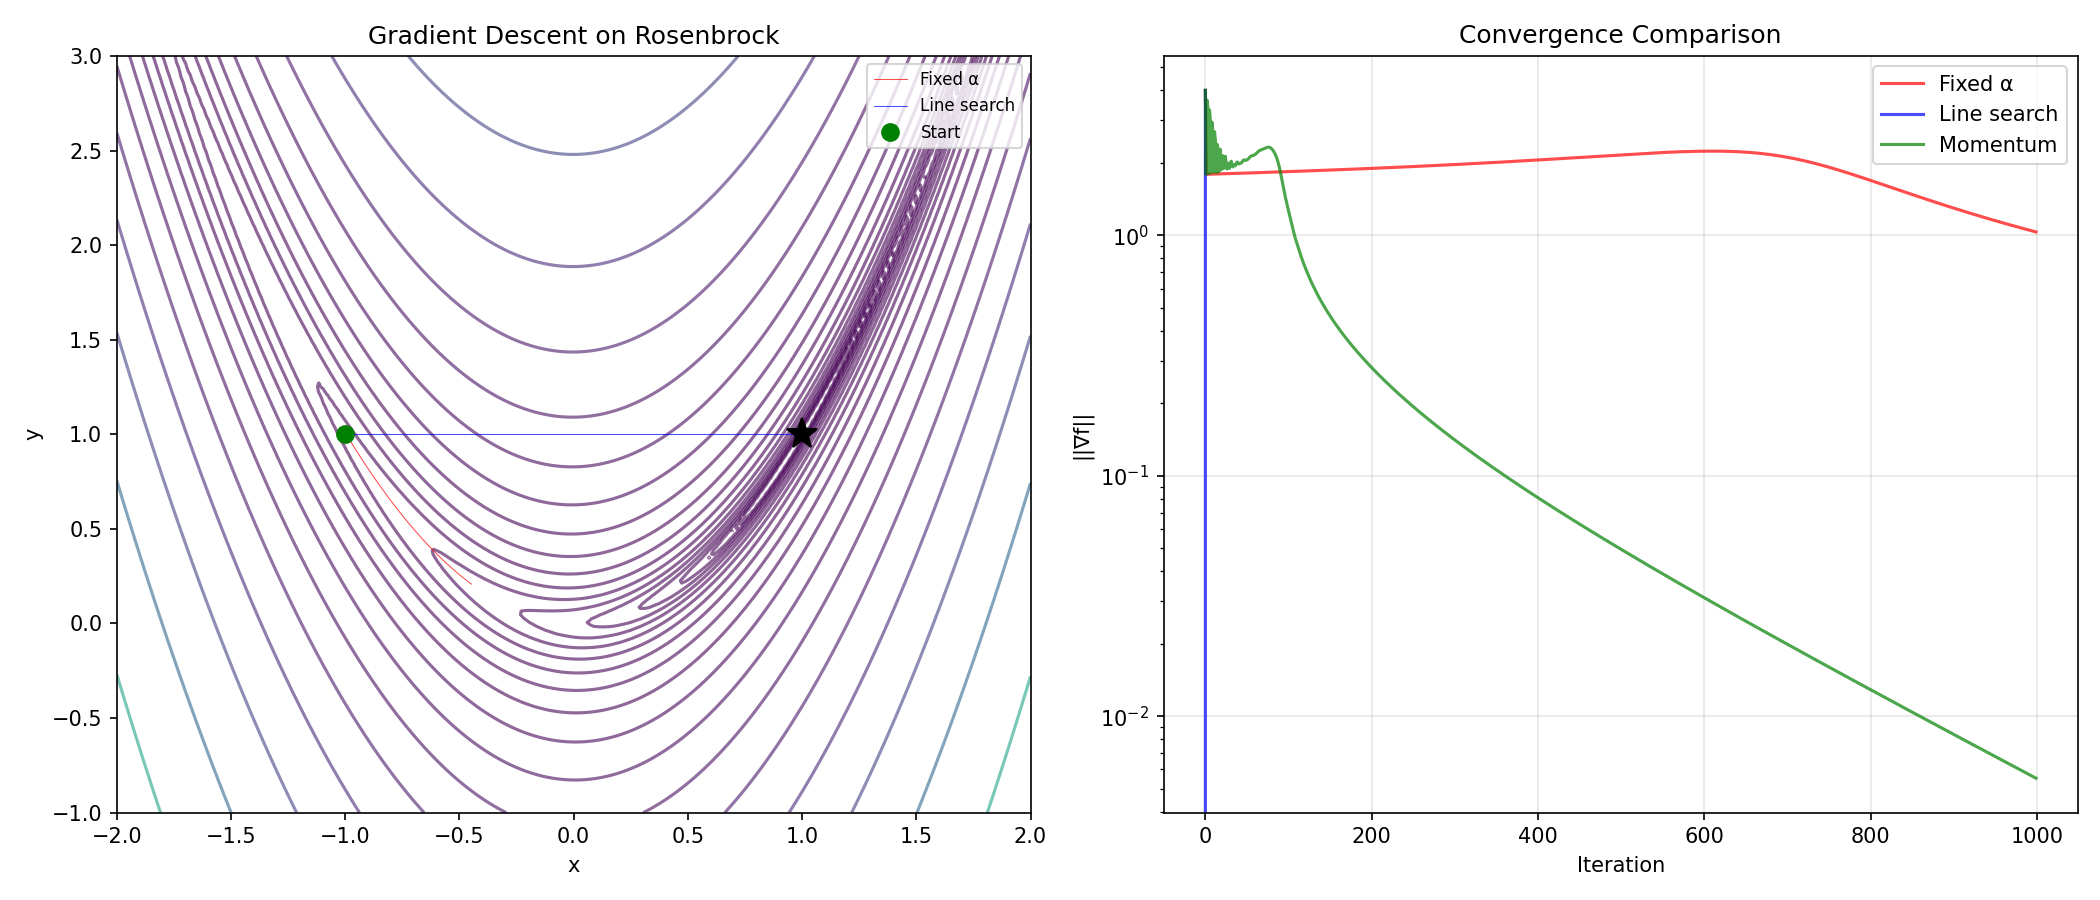

Write Python code to recreate this figure.
"""
Gradient Descent
=================
First-order iterative optimization: move in the direction of
steepest descent (-∇f) to find a local minimum.

    x_{k+1} = x_k - α ∇f(x_k)

where α is the learning rate (step size).

Variants:
1. Fixed step size — simple but requires tuning α.
2. Line search — find optimal α along the descent direction.
3. Momentum — accelerate convergence, dampen oscillations.
4. Adaptive (Adam, RMSprop) — per-parameter learning rates.

Properties:
- Converges for convex functions with Lipschitz-continuous gradient.
- Rate: linear convergence, O(1/k) in general, O(κ^k) for strongly convex.
- κ = L/μ (condition number) determines speed.
- Zigzagging in narrow valleys is a known weakness.

Physics: Minimizing energy functionals, finding equilibrium states.
"""

import numpy as np


def gradient_descent(grad_f, x0, alpha=0.01, tol=1e-8, max_iter=10000):
    """
    Basic gradient descent with fixed step size.
    
    Parameters
    ----------
    grad_f : callable – gradient ∇f(x)
    x0 : ndarray – initial point
    alpha : float – learning rate
    tol : float – convergence tolerance on gradient norm
    max_iter : int
    
    Returns
    -------
    x : ndarray – minimizer
    history : list of (x, ||∇f||) tuples
    """
    x = np.array(x0, dtype=float)
    history = []
    
    for k in range(max_iter):
        g = np.atleast_1d(grad_f(x))
        grad_norm = np.linalg.norm(g)
        history.append((x.copy(), grad_norm))
        
        if grad_norm < tol:
            print(f"GD converged in {k} iterations (||∇f|| = {grad_norm:.2e})")
            return x, history
        
        x = x - alpha * g
    
    print(f"GD did NOT converge after {max_iter} iterations")
    return x, history


def gradient_descent_line_search(f, grad_f, x0, tol=1e-8, max_iter=10000):
    """
    Gradient descent with backtracking line search (Armijo condition).
    
    At each step, find α such that:
        f(x - α∇f) ≤ f(x) - c₁ α ||∇f||²
    
    Start with α=1 and shrink by factor ρ until condition is met.
    """
    x = np.array(x0, dtype=float)
    history = []
    c1 = 1e-4  # Sufficient decrease parameter
    rho = 0.5  # Backtracking factor
    
    for k in range(max_iter):
        g = np.atleast_1d(grad_f(x))
        grad_norm = np.linalg.norm(g)
        history.append((x.copy(), grad_norm))
        
        if grad_norm < tol:
            print(f"GD+LS converged in {k} iterations")
            return x, history
        
        # Backtracking line search
        alpha = 1.0
        fx = f(x)
        while f(x - alpha * g) > fx - c1 * alpha * grad_norm**2:
            alpha *= rho
            if alpha < 1e-16:
                break
        
        x = x - alpha * g
    
    return x, history


def gradient_descent_momentum(grad_f, x0, alpha=0.01, beta=0.9,
                               tol=1e-8, max_iter=10000):
    """
    Gradient descent with momentum (heavy-ball method).
    
    v_{k+1} = β v_k - α ∇f(x_k)
    x_{k+1} = x_k + v_{k+1}
    
    Momentum helps:
    - Accelerate through flat regions
    - Dampen oscillations in narrow valleys
    """
    x = np.array(x0, dtype=float)
    v = np.zeros_like(x)
    history = []
    
    for k in range(max_iter):
        g = np.atleast_1d(grad_f(x))
        grad_norm = np.linalg.norm(g)
        history.append((x.copy(), grad_norm))
        
        if grad_norm < tol:
            print(f"GD+Momentum converged in {k} iterations")
            return x, history
        
        v = beta * v - alpha * g
        x = x + v
    
    return x, history


def nesterov_accelerated(grad_f, x0, alpha=0.01, beta=0.9,
                          tol=1e-8, max_iter=10000):
    """
    Nesterov Accelerated Gradient (NAG).
    
    Look ahead: compute gradient at the "momentum point" instead of current point.
    
    v_{k+1} = β v_k - α ∇f(x_k + β v_k)
    x_{k+1} = x_k + v_{k+1}
    
    This achieves optimal convergence rate O(1/k²) for convex functions.
    """
    x = np.array(x0, dtype=float)
    v = np.zeros_like(x)
    history = []
    
    for k in range(max_iter):
        g = np.atleast_1d(grad_f(x + beta * v))  # Lookahead gradient
        grad_norm = np.linalg.norm(g)
        history.append((x.copy(), grad_norm))
        
        if grad_norm < tol:
            print(f"NAG converged in {k} iterations")
            return x, history
        
        v = beta * v - alpha * g
        x = x + v
    
    return x, history


# ============================================================
# Demo
# ============================================================
if __name__ == "__main__":
    print("=" * 60)
    print("GRADIENT DESCENT DEMO")
    print("=" * 60)

    # --- Rosenbrock function (classic optimization test) ---
    print("\n--- Rosenbrock function: f(x,y) = (1-x)² + 100(y-x²)² ---")
    
    f_rosen = lambda x: (1 - x[0])**2 + 100 * (x[1] - x[0]**2)**2
    grad_rosen = lambda x: np.array([
        -2*(1 - x[0]) - 400*x[0]*(x[1] - x[0]**2),
        200*(x[1] - x[0]**2)
    ])
    
    x0 = np.array([-1.0, 1.0])
    print(f"Starting point: {x0}")
    print(f"True minimum: [1, 1], f = 0\n")

    # Fixed step
    x_gd, h_gd = gradient_descent(grad_rosen, x0, alpha=0.001, max_iter=50000)
    print(f"  Fixed α=0.001: x = [{x_gd[0]:.6f}, {x_gd[1]:.6f}], "
          f"f = {f_rosen(x_gd):.2e}")

    # Line search
    x_ls, h_ls = gradient_descent_line_search(f_rosen, grad_rosen, x0)
    print(f"  Line search:   x = [{x_ls[0]:.6f}, {x_ls[1]:.6f}], "
          f"f = {f_rosen(x_ls):.2e}")

    # Momentum
    x_mom, h_mom = gradient_descent_momentum(grad_rosen, x0, alpha=0.001, beta=0.9, max_iter=50000)
    print(f"  Momentum:      x = [{x_mom[0]:.6f}, {x_mom[1]:.6f}], "
          f"f = {f_rosen(x_mom):.2e}")

    # --- Simple quadratic (shows condition number effect) ---
    print("\n--- Quadratic: f(x) = x₁² + 100·x₂² (κ=100) ---")
    grad_quad = lambda x: np.array([2*x[0], 200*x[1]])
    
    x_q, h_q = gradient_descent(grad_quad, [10.0, 10.0], alpha=0.005, max_iter=5000)
    print(f"  Result: [{x_q[0]:.8f}, {x_q[1]:.8f}], {len(h_q)} iters")

    # Plot
    try:
        import matplotlib.pyplot as plt
        fig, axes = plt.subplots(1, 2, figsize=(14, 6))

        # Rosenbrock contours + paths
        x_range = np.linspace(-2, 2, 200)
        y_range = np.linspace(-1, 3, 200)
        X, Y = np.meshgrid(x_range, y_range)
        Z = (1-X)**2 + 100*(Y-X**2)**2

        axes[0].contour(X, Y, Z, levels=np.logspace(-1, 3.5, 20), cmap='viridis', alpha=0.6)
        
        # Plot paths
        path_gd = np.array([p[0] for p in h_gd[:500]])
        path_ls = np.array([p[0] for p in h_ls[:500]])
        
        axes[0].plot(path_gd[:, 0], path_gd[:, 1], 'r-', alpha=0.7, linewidth=0.5, label='Fixed α')
        axes[0].plot(path_ls[:, 0], path_ls[:, 1], 'b-', alpha=0.7, linewidth=0.5, label='Line search')
        axes[0].plot(1, 1, 'k*', markersize=15)
        axes[0].plot(x0[0], x0[1], 'go', markersize=8, label='Start')
        axes[0].set_xlabel('x')
        axes[0].set_ylabel('y')
        axes[0].set_title('Gradient Descent on Rosenbrock')
        axes[0].legend(fontsize=8)

        # Convergence
        grads_gd = [g for _, g in h_gd]
        grads_ls = [g for _, g in h_ls]
        grads_mom = [g for _, g in h_mom]
        
        axes[1].semilogy(grads_gd[:1000], 'r-', alpha=0.7, label='Fixed α')
        axes[1].semilogy(grads_ls[:1000], 'b-', alpha=0.7, label='Line search')
        axes[1].semilogy(grads_mom[:1000], 'g-', alpha=0.7, label='Momentum')
        axes[1].set_xlabel('Iteration')
        axes[1].set_ylabel('||∇f||')
        axes[1].set_title('Convergence Comparison')
        axes[1].legend()
        axes[1].grid(True, alpha=0.3)

        plt.tight_layout()
        plt.savefig("gradient_descent.png", dpi=150)
        plt.show()
    except ImportError:
        print("(matplotlib not available)")
